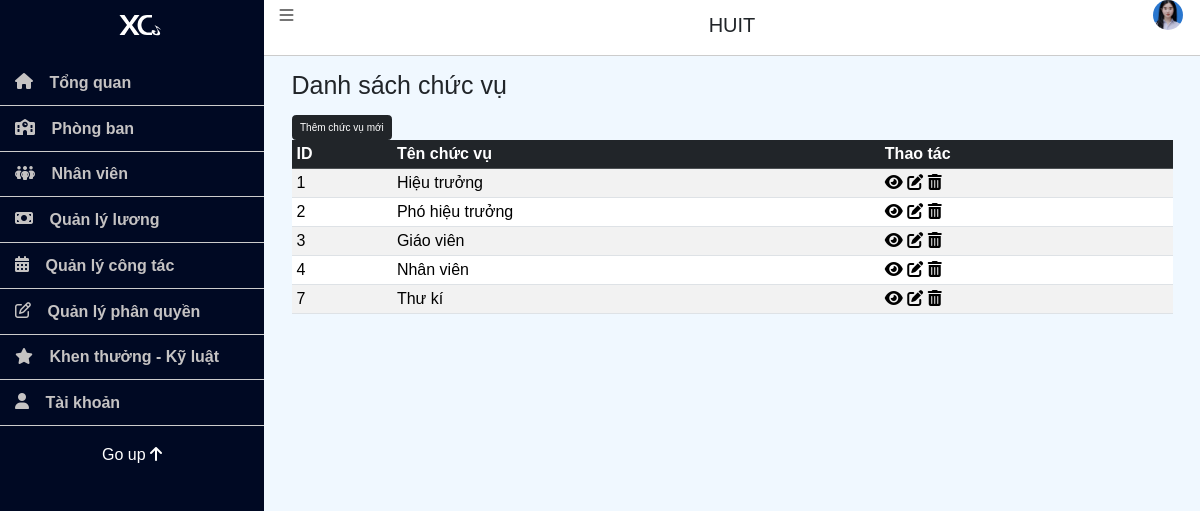
/admin/index.php?page=listPosition (signed in), run on the app's committed database.
### tables this page shows
CREATE TABLE `position` (
  `PositionID` int NOT NULL,
  `PositionName` text NOT NULL
);

### Library/Db.class.php (called while the page is built, shortened)
<?php
class Db
{
	public  $conn=null;
	function __construct()
    {
        try {
            $this->conn = new PDO('mysql:host='.HOST_DB.';dbname='.DB, USER_DB, PASS_DB);
            $this->conn->query('set names utf8');
        } catch(PDOException $e) {
            echo 'ERROR';
            exit;
        }
    }
	function getTable($tableName)
	{
		$stm = $this->conn->prepare("select * from $tableName");
		$stm->execute();
		return $stm->fetchAll();
	}
}

### Controller/PositionController.php (called while the page is built, shortened)
<?php
include_once '../Library/Db.class.php';
include_once '../Model/Position.php';
class PositionController {
    private $positionModel;
    public function __construct() {
        $this->positionModel = new Position();
    }
    public function getAllPositions() {
        return $this->positionModel->getAllPositions();
    }
}
?>

### Model/Position.php (called while the page is built, shortened)
<?php
class Position extends Db {
    public function getAllPositions() {
        return $this->getTable("position");
    }
}
?>

### admin/pages/listPosition.php (the view, shortened to what this page needs)
<?php
include_once '../Controller/PositionController.php';
$positionController = new PositionController();
$positions = $positionController->getAllPositions();
?>
<div class="container">
    <h1 class="mb-4">Danh sách chức vụ</h1>
    <a href="?page=createPosition" class="btn btn-dark">Thêm chức vụ mới</a>
    <div class="table-responsive">
    <table class="table table-striped" id="tblPosition">
        <thead class="table-dark">
            <tr>
                <th scope="col">ID</th>
                <th scope="col">Tên chức vụ</th>
                <th scope="col">Thao tác</th>
            </tr>
        </thead>
        <tbody>
            <?php foreach ($positions as $position): ?>
                <tr>
                    <td><?php echo $position['PositionID']; ?></td>
                    <td><?php echo $position['PositionName']; ?></td>
                    <td>
                        <a href="?page=detailPosition&PositionID=<?php echo $position['PositionID']; ?>" title="Chi tiết">
                            <i class="fas fa-eye"></i>
                        </a>
                        <a href="?page=editPosition&PositionID=<?php echo $position['PositionID']; ?>" title="Sửa">
                            <i class="fas fa-edit"></i>
                        </a>
                        <a href="?page=deletePosition&PositionID=<?php echo $position['PositionID']; ?>" title="Xóa">
                            <i class="fas fa-trash-alt"></i>
                        </a>
                    </td>
                </tr>
            <?php endforeach; ?>
        </tbody>
    </table>
    </div>
</div>

### admin/css/admin_site.css (style rules this page uses)
* { margin: 0; padding: 0; box-sizing: border-box; }
html { font-size: 62.5%; }
a { text-decoration: none; color: inherit; }

### data on the page
position: PositionID "1", PositionName "Hiệu trưởng"
position: PositionID "2", PositionName "Phó hiệu trưởng"
position: PositionID "3", PositionName "Giáo viên"
position: PositionID "4", PositionName "Nhân viên"
position: PositionID "7", PositionName "Thư kí"
